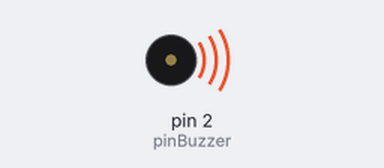
The sketch below on a simulated Arduino Uno, built with avr-gcc and run on an emulated ATmega328P. On the bench: buzzer (waves = sounding). What the sketch prints to the serial monitor is not drawn.

Above: at 0.1 s.
At 31.2 s:
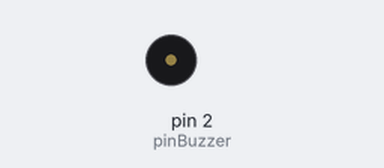
Timing chart, 0 to 32.7 s (numbered marks = the images above):
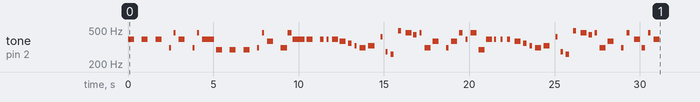

The sketch:

Parte2_5.ino
```cpp
/*
  Fundación Kinal
    Centro educativo Técncico Laboral Kinal
    Quinto Perito
    Quinto Electrónica
    Codigo Técnico: EB5AM
    Curso: Taller de Electrónica Digital y reparación de computadoras
    Proyecto: Práctica No.5 Parte II
    Dev: Jeffry Arenales 2020199
    Fecha: 10 de Mayo
*/

const float pinBuzzer = 2;

void setup() {
  Serial.begin(2000);
  Serial.println("Inicio de Cancion");

  //sol
  tone (pinBuzzer, 391.995, 353);
  delay(706);
  noTone(pinBuzzer);
  delay(100);

  tone (pinBuzzer, 391.995, 353);
  delay(706);
  noTone(pinBuzzer);
  delay(100);

  tone (pinBuzzer, 391.995, 353);
  delay(706);
  noTone(pinBuzzer);
  delay(85);

  //mib
  tone (pinBuzzer, 311.127, 118);
  delay(235);
  noTone(pinBuzzer);
  delay(50);

  // sib
  tone (pinBuzzer, 466.164, 118);
  delay(225);
  noTone(pinBuzzer);
  delay(65);

  //sol
  tone (pinBuzzer, 391.995, 353);
  delay(706);
  noTone(pinBuzzer);
  delay(100);

  //mib
  tone (pinBuzzer, 311.127, 118);
  delay(235);
  noTone(pinBuzzer);
  delay(50);

  //sib
  tone (pinBuzzer, 466.164, 118);
  delay(225);
  noTone(pinBuzzer);
  delay(65);

  //sol
  tone (pinBuzzer, 391.995, 706);
  delay(706);
  noTone(pinBuzzer);
  delay(100);

  //Re
  tone (pinBuzzer, 293.665, 353);
  delay(706);
  noTone(pinBuzzer);
  delay(100);

  tone (pinBuzzer, 293.665, 353);
  delay(706);
  noTone(pinBuzzer);
  delay(100);

  tone (pinBuzzer, 293.665, 353);
  delay(706);
  noTone(pinBuzzer);
  delay(100);

  //mib
  tone (pinBuzzer, 311.127, 118);
  delay(235);
  noTone(pinBuzzer);
  delay(50);

  // sib
  tone (pinBuzzer, 466.164, 118);
  delay(225);
  noTone(pinBuzzer);
  delay(65);

  //solb
  tone (pinBuzzer, 369.994, 353);
  delay(706);
  noTone(pinBuzzer);
  delay(100);

  //mib
  tone (pinBuzzer, 311.127, 353);
  delay(353);
  noTone(pinBuzzer);
  delay(50);

  // sib
  tone (pinBuzzer, 466.164, 353);
  delay(225);
  noTone(pinBuzzer);
  delay(65);

  //sol
  tone (pinBuzzer, 391.995, 706);
  delay(706);
  noTone(pinBuzzer);
  delay(100);

  tone (pinBuzzer, 391.995, 353);
  delay(706);
  noTone(pinBuzzer);
  delay(100);

  tone (pinBuzzer, 391.995, 190);
  delay(300);
  noTone(pinBuzzer);
  delay(85);

  tone (pinBuzzer, 391.995, 118);
  delay(235);
  noTone(pinBuzzer);
  delay(65);

  tone (pinBuzzer, 391.995, 353);
  delay(353);
  noTone(pinBuzzer);
  delay(100);

  //fa#
  tone (pinBuzzer, 369.994, 353);
  delay(400);
  noTone(pinBuzzer);
  delay(100);

  //fa
  tone (pinBuzzer, 349.228, 200);
  delay(300);
  noTone(pinBuzzer);
  delay(85);

  //Mi
  tone (pinBuzzer, 329.628, 118);
  delay(235);
  noTone(pinBuzzer);
  delay(65);

  //Re#
  tone (pinBuzzer, 311.127, 353);
  delay(400);
  noTone(pinBuzzer);
  delay(100);

  //Mi
  tone (pinBuzzer, 329.628, 450);
  delay(353);
  noTone(pinBuzzer);
  delay(353);

 //sol#
  tone (pinBuzzer, 415.305, 130);
  delay(235);
  noTone(pinBuzzer);
  delay(65);

  //Do#
  tone (pinBuzzer, 277.183, 130);
  delay(235);
  noTone(pinBuzzer);
  delay(65);

  //Do
  tone (pinBuzzer, 261.626, 180);
  delay(353);
  noTone(pinBuzzer);
  delay(85);

  //Si
  tone (pinBuzzer, 493.883, 177);
  delay(353);
  noTone(pinBuzzer);
  delay(85);

  //Sib
  tone (pinBuzzer, 466.164, 353);
  delay(353);
  noTone(pinBuzzer);
  delay(100);

  //La
  tone (pinBuzzer, 440.000, 200);
  delay(300);
  noTone(pinBuzzer);
  delay(65);

  //Sib
  tone (pinBuzzer, 466.164, 130);
  delay(235);
  noTone(pinBuzzer);
  delay(65);

  //Mib
  tone (pinBuzzer, 311.127, 353);
  delay(353);
  noTone(pinBuzzer);
  delay(100);

  //Solb
  tone (pinBuzzer, 369.994, 353);
  delay(706);
  noTone(pinBuzzer);
  delay(100);

  //Mib
  tone (pinBuzzer, 311.127, 130);
  delay(235);
  noTone(pinBuzzer);
  delay(65);

  //Solb
  tone (pinBuzzer, 369.994, 353);
  delay(353);
  noTone(pinBuzzer);
  delay(100);

  //Sib
  tone (pinBuzzer, 466.164, 200);
  delay(300);
  noTone(pinBuzzer);
  delay(85);

  //Sol
  tone (pinBuzzer, 391.995, 130);
  delay(235);
  noTone(pinBuzzer);
  delay(65);

  //Sib
  tone (pinBuzzer, 466.164, 353);
  delay(353);
  noTone(pinBuzzer);
  delay(100);

  //Re
  tone (pinBuzzer, 293.665, 353);
  delay(353);
  noTone(pinBuzzer);
  delay(100);

  //sol
  tone (pinBuzzer, 391.995, 353);
  delay(353);
  noTone(pinBuzzer);
  delay(100);

  tone (pinBuzzer, 391.995, 130);
  delay(300);
  noTone(pinBuzzer);
  delay(85);

  tone (pinBuzzer, 391.995, 130);
  delay(300);
  noTone(pinBuzzer);
  delay(85);

  tone (pinBuzzer, 391.995, 180);
  delay(353);
  noTone(pinBuzzer);
  delay(100);

  //fa#
  tone (pinBuzzer, 369.994, 353);
  delay(400);
  noTone(pinBuzzer);
  delay(100);

  //fa
  tone (pinBuzzer, 349.228, 200);
  delay(300);
  noTone(pinBuzzer);
  delay(85);

  //Mi
  tone (pinBuzzer, 329.628, 118);
  delay(235);
  noTone(pinBuzzer);
  delay(65);

  //Re#
  tone (pinBuzzer, 311.127, 353);
  delay(400);
  noTone(pinBuzzer);
  delay(100);

  //Mi
  tone (pinBuzzer, 329.628, 450);
  delay(353);
  noTone(pinBuzzer);
  delay(353);

  //sol#
  tone (pinBuzzer, 415.305, 130);
  delay(235);
  noTone(pinBuzzer);
  delay(65);

  //Do#
  tone (pinBuzzer, 277.183, 130);
  delay(235);
  noTone(pinBuzzer);
  delay(65);

  //Do
  tone (pinBuzzer, 261.626, 180);
  delay(353);
  noTone(pinBuzzer);
  delay(85);

  //Si
  tone (pinBuzzer, 493.883, 177);
  delay(353);
  noTone(pinBuzzer);
  delay(85);

  //Sib
  tone (pinBuzzer, 466.164, 353);
  delay(353);
  noTone(pinBuzzer);
  delay(100);

  //La
  tone (pinBuzzer, 440.000, 200);
  delay(300);
  noTone(pinBuzzer);
  delay(65);

  //Sib
  tone (pinBuzzer, 466.164, 130);
  delay(235);
  noTone(pinBuzzer);
  delay(65);

  //Mib
  tone (pinBuzzer, 311.127, 353);
  delay(353);
  noTone(pinBuzzer);
  delay(100);

  //Solb
  tone (pinBuzzer, 369.994, 353);
  delay(706);
  noTone(pinBuzzer);
  delay(100);

  //Mib
  tone (pinBuzzer, 311.127, 130);
  delay(235);
  noTone(pinBuzzer);
  delay(65);

  //Sib
  tone (pinBuzzer, 466.164, 180);
  delay(353);
  noTone(pinBuzzer);
  delay(85);

  //Sol
  tone (pinBuzzer, 391.995, 353);
  delay(353);
  noTone(pinBuzzer);
  delay(100);

  //Mib
  tone (pinBuzzer, 311.127, 200);
  delay(300);
  noTone(pinBuzzer);
  delay(85);

  //Sib
  tone (pinBuzzer, 466.164, 130);
  delay(235);
  noTone(pinBuzzer);
  delay(85);

  //Sol
  tone (pinBuzzer, 391.995, 353);
  delay(353);
  noTone(pinBuzzer);
  delay(100);
  }

void loop() { }
```
